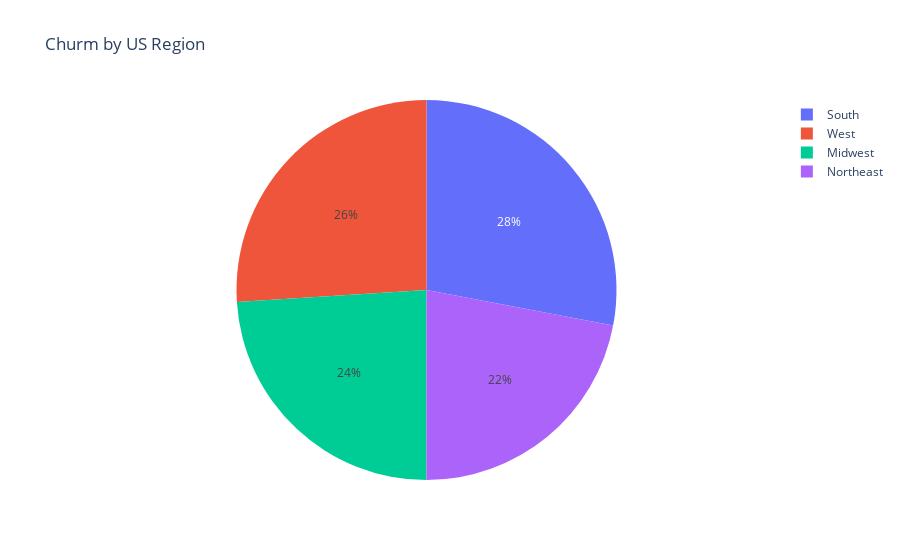

Here is the notebook cell this chart was saved with:
### Code cell
region_group = region.groupby('Region', as_index=False)['Sum of Churn'].count()
display(region_group)


fig = px.pie(region_group, values='Sum of Churn', names='Region', title='Churm by US Region')
fig.show()


#fig2 = px.bar(
    #data_frame=region_group, 
    #x="Region", 
    #y="Sum of Churn")
#fig2.show()

### Figure 1 — Plotly figure (JSON) as saved in the notebook; plotly's stock layout.template omitted (floating-point values rounded to 4 significant figures)
{"data": [{"domain": {"x": [0, 1], "y": [0, 1]}, "hovertemplate": "Region=%{label}<br>Sum of Churn=%{value}<extra></extra>", "labels": ["Midwest", "Northeast", "South", "West"], "legendgroup": "", "name": "", "showlegend": true, "type": "pie", "values": [12, 11, 14, 13]}], "layout": {"legend": {"tracegroupgap": 0}, "title": {"text": "Churm by US Region"}}}
